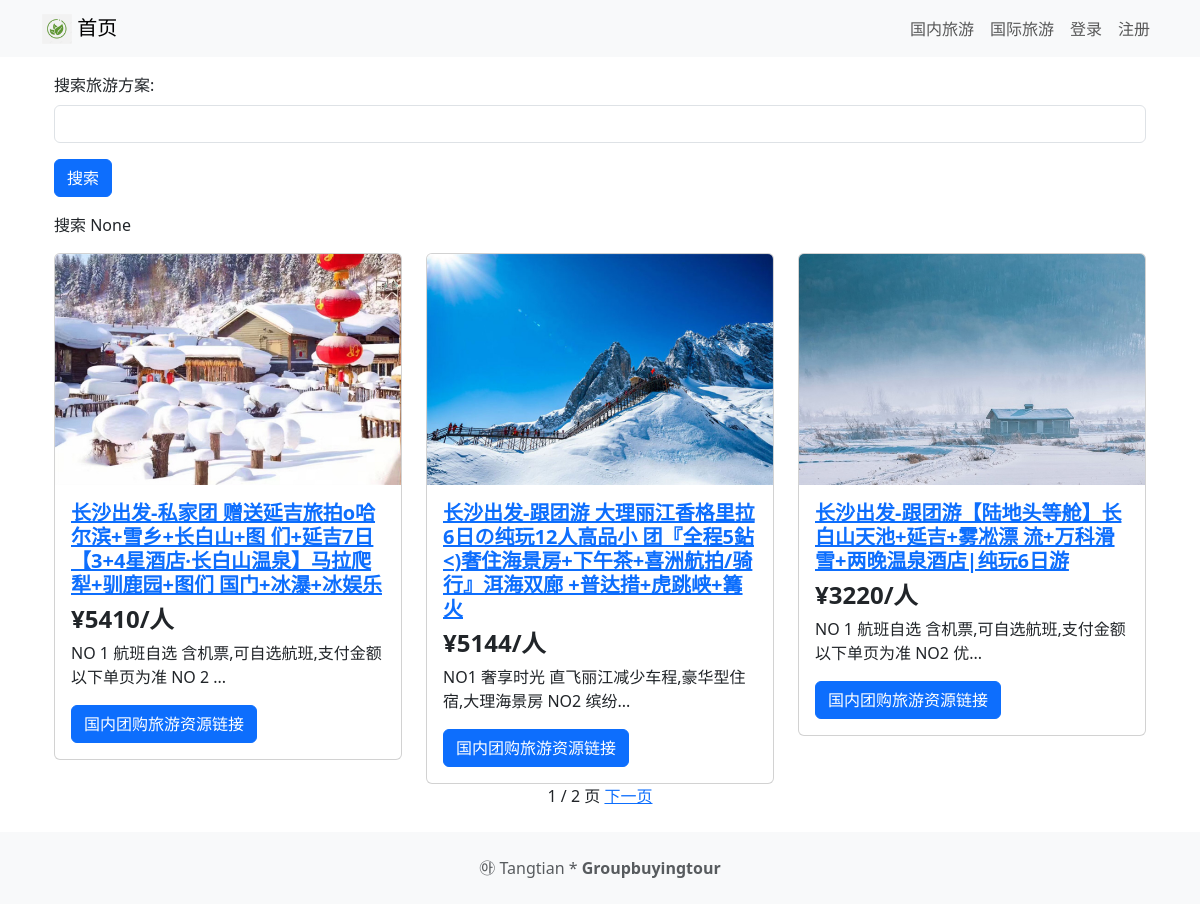
/tour/tourhome, run on the app's committed database.
### tour/models.py (models this page shows, shortened)
class Tour(models.Model) :
    title = models.CharField(max_length=100,verbose_name="国内团购旅游方案名")
    description = models.CharField(max_length=350,verbose_name="国内团购旅游方案介绍")
    price = models.CharField(max_length=100,verbose_name="团购价格")
    image =models.ImageField(upload_to='tour/images/',verbose_name="团购旅游图片")
    url = models.URLField(blank=True,verbose_name="国内团购旅游资源链接")
    class Meta:
        verbose_name = "国内团购旅游"
        verbose_name_plural = "国内团购旅游"

### tour/views.py (the view)
# urls.py: path('tourhome', views.tourhome,name='tourhome'),
def tourhome(request):
    searchTerm = request.GET.get('searchTour')
    if searchTerm:
        tour_list = Tour.objects.filter(title_contains=searchTerm)
    else:
        tour_list = Tour.objects.all()
    paginator = Paginator(tour_list, 3)
    page_number = request.GET.get('page', 1)
    tours = paginator.page(page_number)
    return render(request,'tourhome.html',{'searchTerm':searchTerm,'tours':tours})

### tour/templates/tourhome.html (shortened to what this page needs)
<html>
<body>
{% extends 'base.html' %}
{% block content %}
<div class="container">
 <form action="">
  <div class="mb-3">
     <label class="form-label">搜索旅游方案:</label>
     <input type="text" name="searchTour"
     class="form-control" />
  </div>
<button type="submit" class="btn btn-primary">
搜索
</button>
</form>
<p>搜索 {{ searchTerm }}</p>
<div class="row row-cols-1 row-cols-md-3 g-4">
{% for tour in tours %}
<div v-for="tour in tours" class="col">
<div class="card">
<img class="card-img-top" src="{{ tour.image.url }}" />
<div class="card-body">
    <a href="{% url 'tourdetail' tour.id %}">
<h5 class="card-title fw-bold">{{ tour.title }}</h5>
    </a>
    <h4 class="card-title fw-bold">{{ tour.price }}</h4>
<p class="card-text">{{ tour.description|truncatechars:40 }}</p>
{% if tour.url %}
<a href="{{ tour.url }}" class="btn btn-primary">国内团购旅游资源链接</a>
{% endif %}
</div>
</div>
</div>
{% endfor %}
</div>
</div>
<div class="d-flex justify-content-center align-items-center">
    {% include "pagination.html" with page=tours %}
</div>
{% endblock content %}

### templates/base.html (shortened to what this page needs)
<html>
<head>
<link href="https://cdn.jsdelivr.net/npm/bootstrap@5.3.3/dist/css/bootstrap.min.css" rel="stylesheet"
integrity="sha384-QWTKZyjpPEjISv5WaRU9OFeRpok6YctnYmDr5pNlyT2bRjXh0JMhjY6hW+ALEwIH"
crossorigin="anonymous">
</head>
<body>
<nav class="navbar navbar-expand-lg navbar-light bg-light mb-3">
<div class="container">
 <a class="navbar-brand" href="{% url 'home' %}">
            {% load static %}
            <img src="{% static 'images/OIP-C.jpg' %}" alt="" width="30" height="30" class="d-inline-block align-text-top"/>
            首页
        </a>
<div class="collapse navbar-collapse"
id="navbarNavAltMarkup">
<div class="navbar-nav ms-auto">
<a class="nav-link" href="{% url 'tourhome' %}">国内旅游</a>
<a class="nav-link" href="{% url 'abroadhome' %}">国际旅游</a>
    {% if user.is_authenticated %}
                    <a class="nav-link" href="{% url 'logoutaccount' %}">
                        注销 ({{ user.username }})
                    </a>
    {% else %}
<a class="nav-link" href="{% url 'loginaccount' %}">登录</a>
<a class="nav-link" href="{% url 'signupaccount' %}">注册</a>
     {% endif %}
</div>
</div>
</div>
</nav>
<div class="container">
{% block content%}
{% endblock content %}
</div>
<footer class="text-center text-lg-start bg-light text-muted mt-4">
    <div class="text-center p-4">
        ㉵ Tangtian *
        <a class="text-reset fw-bold text-decoration-none" target="_blank" href="https://dujia.qunar.com/">
            Groupbuyingtour
             </a>
    </div>
</footer>
</body>
</html>

### templates/pagination.html (shortened to what this page needs)
<div class="pagination">
    <span class="step-links">
        <span class="current">
             {{ page.number }} / {{ page.paginator.num_pages }} 页
        </span>
        {% if page.has_next %}
            <a href="?page={{ page.next_page_number }}">下一页</a>
        {% endif %}
    </span>
</div>

### data on the page
Tour: image (picture), title "长沙出发-私家团 赠送延吉旅拍o哈尔滨+雪乡+长白山+图 们+延吉7日【3+4星酒店·长白山温泉】马拉爬犁+驯鹿园+图们 国门+冰瀑+冰娱乐", price "¥5410/人", description "NO 1 航班自选 含机票,可自选航班,支付金额以下单页为准 NO 2 ..."
Tour: image (picture), title "长沙出发-跟团游 大理丽江香格里拉6日の纯玩12人高品小 团『全程5鉆<)奢住海景房+下午茶+喜洲航拍/骑行』洱海双廊 +普达措+虎跳峡+篝火", price "¥5144/人", description "NO1 奢享时光 直飞丽江减少车程,豪华型住宿,大理海景房 NO2 缤纷..."
Tour: image (picture), title "长沙出发-跟团游【陆地头等舱】长白山天池+延吉+雾凇漂 流+万科滑雪+两晚温泉酒店|纯玩6日游", price "¥3220/人", description "NO 1 航班自选 含机票,可自选航班,支付金额以下单页为准 NO2 优..."

### other printed values
{{ searchTerm }} "None"
{{ page.number }} "1"
{{ page.paginator.num_pages }} "2"
